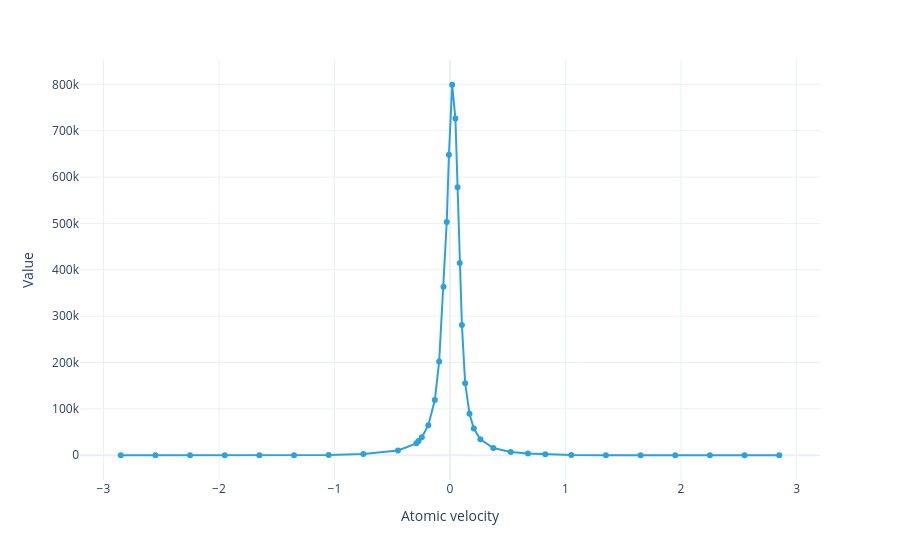

The notebook cell this image was saved under:
### Markdown cell above
Plot the velocity distribution of flux. Each point marks the center of a velocity group:

### Code cell
#|notest
model.flux_distribution(sol).visualize(markers=True)

### Figure 1 — Plotly figure (JSON) as saved in the notebook; plotly's stock layout.template omitted (floating-point values rounded to 4 significant figures)
{"data": [{"hovertemplate": "Atomic velocity=%{x}<br>Value=%{y}<extra></extra>", "legendgroup": "", "line": {"color": "#2fa1da", "dash": "solid"}, "marker": {"symbol": "circle"}, "mode": "lines+markers", "name": "", "orientation": "v", "showlegend": false, "type": "scatter", "x": [-2.85, -2.55, -2.25, -1.95, -1.65, -1.35, -1.05, -0.75, -0.45, -0.2906, -0.2719, -0.2438, -0.1875, -0.1313, -0.09375, -0.05625, -0.02813, -0.009375, 0.01875, 0.04687, 0.06562, 0.08437, 0.1031, 0.1312, 0.1687, 0.2062, 0.2625, 0.375, 0.525, 0.675, 0.825, 1.05, 1.35, 1.65, 1.95, 2.25, 2.55, 2.85], "xaxis": "x", "y": [0.1175, 0.7083, 3.684, 16.66, 66.37, 237.3, 788.0, 2602.0, 10170.0, 25750.0, 30740.0, 38660.0, 64840.0, 119000.0, 202500.0, 363600.0, 503300.0, 648000.0, 799200.0, 726300.0, 578300.0, 414600.0, 280900.0, 155400.0, 89680.0, 57690.0, 34260.0, 15690.0, 7038.0, 3571.0, 1919.0, 788.7, 237.5, 66.41, 16.67, 3.685, 0.7085, 0.1175], "yaxis": "y"}], "layout": {"legend": {"title": {}, "tracegroupgap": 0}, "margin": {"t": 60}, "xaxis": {"anchor": "y", "domain": [0, 1], "title": {"text": "Atomic velocity"}}, "yaxis": {"anchor": "x", "domain": [0, 1], "title": {"text": "Value"}}}}
